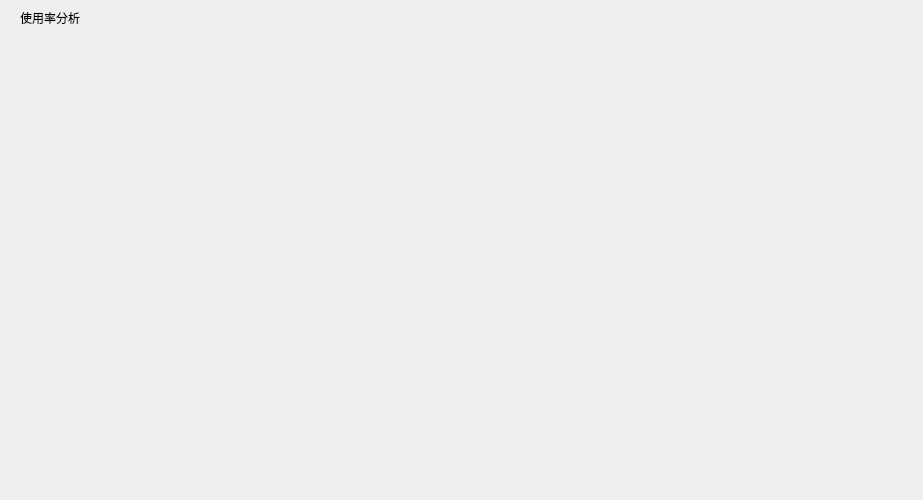
<?xml version="1.0" encoding="UTF-8"?>
<ui version="4.0">
 <class>enter_today_dialog</class>
 <widget class="QDialog" name="enter_today_dialog">
  <property name="geometry">
   <rect>
    <x>0</x>
    <y>0</y>
    <width>923</width>
    <height>500</height>
   </rect>
  </property>
  <property name="sizePolicy">
   <sizepolicy hsizetype="Fixed" vsizetype="Fixed">
    <horstretch>0</horstretch>
    <verstretch>50</verstretch>
   </sizepolicy>
  </property>
  <property name="minimumSize">
   <size>
    <width>0</width>
    <height>500</height>
   </size>
  </property>
  <property name="windowTitle">
   <string>查询结果</string>
  </property>
  <widget class="QLabel" name="label">
   <property name="geometry">
    <rect>
     <x>20</x>
     <y>10</y>
     <width>91</width>
     <height>16</height>
    </rect>
   </property>
   <property name="styleSheet">
    <string notr="true">font: 13pt &quot;Hei&quot;;</string>
   </property>
   <property name="text">
    <string>使用率分析</string>
   </property>
  </widget>
 </widget>
 <resources/>
 <connections/>
</ui>
